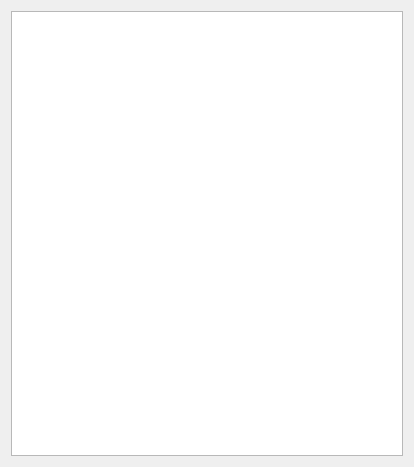
<?xml version="1.0" encoding="UTF-8"?>
<ui version="4.0">
 <class>AlarmPage</class>
 <widget class="QWidget" name="AlarmPage">
  <property name="geometry">
   <rect>
    <x>0</x>
    <y>0</y>
    <width>414</width>
    <height>467</height>
   </rect>
  </property>
  <property name="windowTitle">
   <string>AlarmPage</string>
  </property>
  <layout class="QVBoxLayout" name="verticalLayout">
   <item>
    <widget class="QTableView" name="tableView">
     <property name="editTriggers">
      <set>QAbstractItemView::NoEditTriggers</set>
     </property>
     <property name="verticalScrollMode">
      <enum>QAbstractItemView::ScrollPerPixel</enum>
     </property>
     <property name="horizontalScrollMode">
      <enum>QAbstractItemView::ScrollPerPixel</enum>
     </property>
    </widget>
   </item>
  </layout>
 </widget>
 <resources/>
 <connections/>
</ui>
